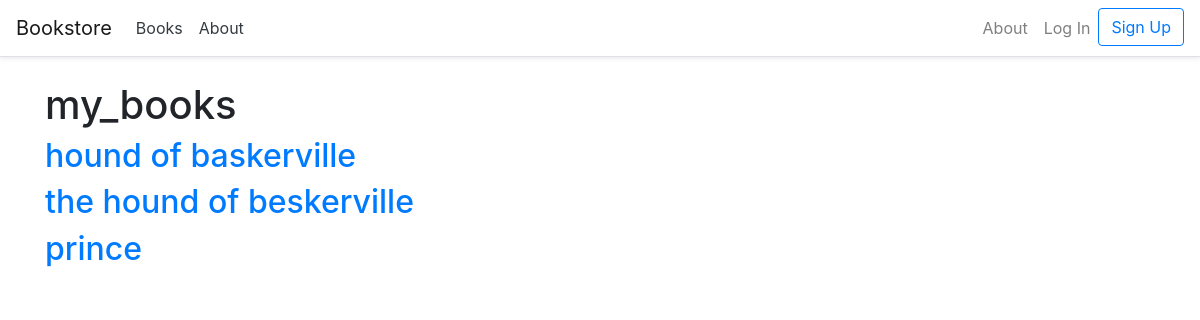
The page /books/ on the database its author committed.
### books/models.py (models this page shows, shortened)
class Book(models.Model):
    title = models.CharField(max_length=200)
    author = models.CharField(max_length=100)
    price=models.DecimalField(max_digits=6,decimal_places=2)
    cover=models.ImageField(upload_to='cover/', blank=True)
    class Meta:
        permissions=[
            ('special_status','can read all books')
        ]
    def get_absolute_url(self): # new
        return reverse('book_detail', args=[str(self.id)])

### books/views.py (the view)
# urls.py: path('', BookListView.as_view(), name='book_list'),
class BookListView(ListView):
    model = Book
    context_object_name='book_list'
    template_name = 'books/book_list.html'
    login_url='account_login'

### pages/templates/books/book_list.html (shortened to what this page needs)
{% extends '_base.html' %}
{% block content %}
<h1>my_books</h1>
{% for book in book_list %}
    <div>
        <h2>
            <a href="{{ book.get_absolute_url }}" >{{book.title}}</a>
        </h2>
    </div>
{% endfor %}
{% endblock content %}

### rows shown on the page
Book: title "hound of baskerville"
Book: title "the hound of beskerville"
Book: title "prince"
